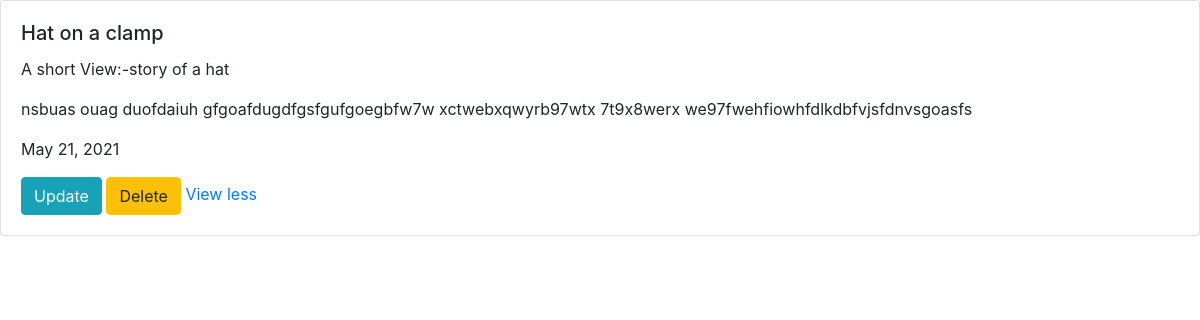
The app's page /cbvdetail/8/ with its own data.
### blogapp/models.py (models this page shows, shortened)
class Blogs(models.Model):
    heading=models.CharField(max_length=100)
    desc=models.CharField(max_length=200)
    content=models.TextField(default=True)
    date=models.DateField(default=datetime.date.today)

### blogapp/views.py (the view)
# urls.py: path('cbvdetail/<int:pk>/',views.BlogDetailView.as_view(),name='cbvdetail'),
class BlogDetailView(DetailView):
    model = Blogs
    template_name = 'detail.html'
    context_object_name = 'i'

### templates/detail.html
{% extends 'base.html' %}
{% block content %}
<div class="shadow card">
    <div class="card-body">
        <h5 class="card-title">{{i.heading}}</h5>
        <p>A short View:-{{i.desc}}</p>
        <p>{{i.content}}</p>
        <p>{{i.date}}</p>
        <a class="btn btn-info" href="{% url 'update' i.id %}">Update</a>
        <a class="btn btn-warning" href="{% url 'delete' i.id %}">Delete</a>
        <a href="{% url 'blogview' %}">View less</a>
    </div>
</div>
{% endblock %}

### records on screen
Blogs: heading "Hat on a clamp", desc "story of a hat", content "nsbuas ouag duofdaiuh gfgoafdugdfgsfgufgoegbfw7w xctwebxqwyrb97wtx 7t9x8werx we97fwehfiowhfdlkdbfvjsfdnvsgoasfs", date "May 21, 2021"
